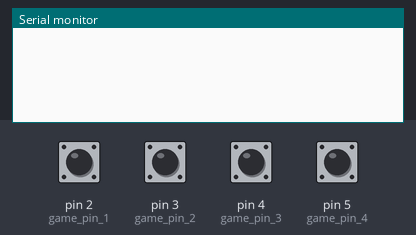
This sketch was run on a simulated Arduino Uno, built with avr-gcc and run on an emulated ATmega328P. On the bench: the last lines printed to the serial monitor. Inputs (shaded band) come from the test bench; at power-on: pin 2 (game_pin_1), pin 3 (game_pin_2), pin 4 (game_pin_3), pin 5 (game_pin_4) HIGH. Random numbers use the default seed unless the sketch sets one.

Above: at 1.2 s.
1.3 s: pin 2 (game_pin_1) pulsed LOW 5 times (0.12 s each, 0.3 s apart)
At 3.6 s:
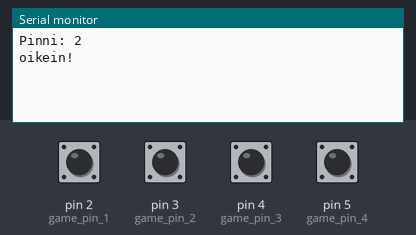
4.3 s: pin 2 (game_pin_1) pulled LOW for 0.15 s
At 5.2 s:
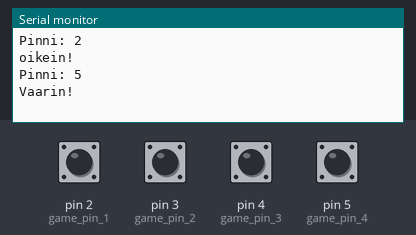
Timing chart, 0 to 7.3 s (numbered marks = the images above; inputs shaded):
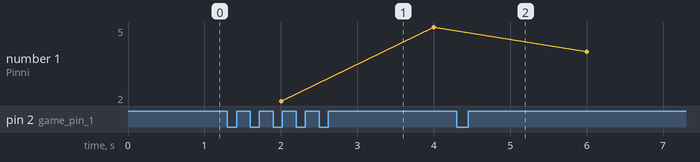

The sketch:

luento3_tehtava_3.ino
```cpp
const unsigned int game_pin_1 = 2;
const unsigned int game_pin_2 = 3;
const unsigned int game_pin_3 = 4;
const unsigned int game_pin_4 = 5;

volatile uint8_t current_pin = 0;
volatile uint8_t previous_pin = 0;

volatile unsigned long last_time = 0;
volatile unsigned long game_delay = 2000;

void setup() {
  // put your setup code here, to run once:
  Serial.begin(9600);

  PCICR = B00000100; // PCMSK2 maski käytössä
  PCMSK2 = B00111100; // pinnit 2-5 käytössä PD2-5 PCINT18-21

  pinMode(game_pin_1, INPUT_PULLUP);
  pinMode(game_pin_2, INPUT_PULLUP);
  pinMode(game_pin_3, INPUT_PULLUP);
  pinMode(game_pin_4, INPUT_PULLUP);

  last_time = millis();

  randomSeed(analogRead(A0));

  interrupts();
}

ISR(PCINT2_vect) {
  for(int i = 2; i < 6; i++) {
    byte luettu = digitalRead(i);

    if(previous_pin == 0 && luettu == LOW) {
      if(current_pin == i) {
        Serial.println("oikein!");
        previous_pin = current_pin;
        current_pin = 0;
      } else if (current_pin != 0){
        Serial.println("Vaarin!");
      }
    }
  }
}

void loop() {
  // put your main code here, to run repeatedly:
  unsigned long current_time = millis();
  if (current_time - last_time >= game_delay) {
    last_time = current_time;
    current_pin = random(2, 6);
    previous_pin = 0;
    Serial.print("\n\nPinni: ");Serial.println(current_pin);
  }
}
```

Measured:
- after the input at 1.3 s, the serial monitor: prints a new line after 0.90 s (image 1)
- after the input at 4.3 s, the serial monitor: prints a new line at once (image 2)
